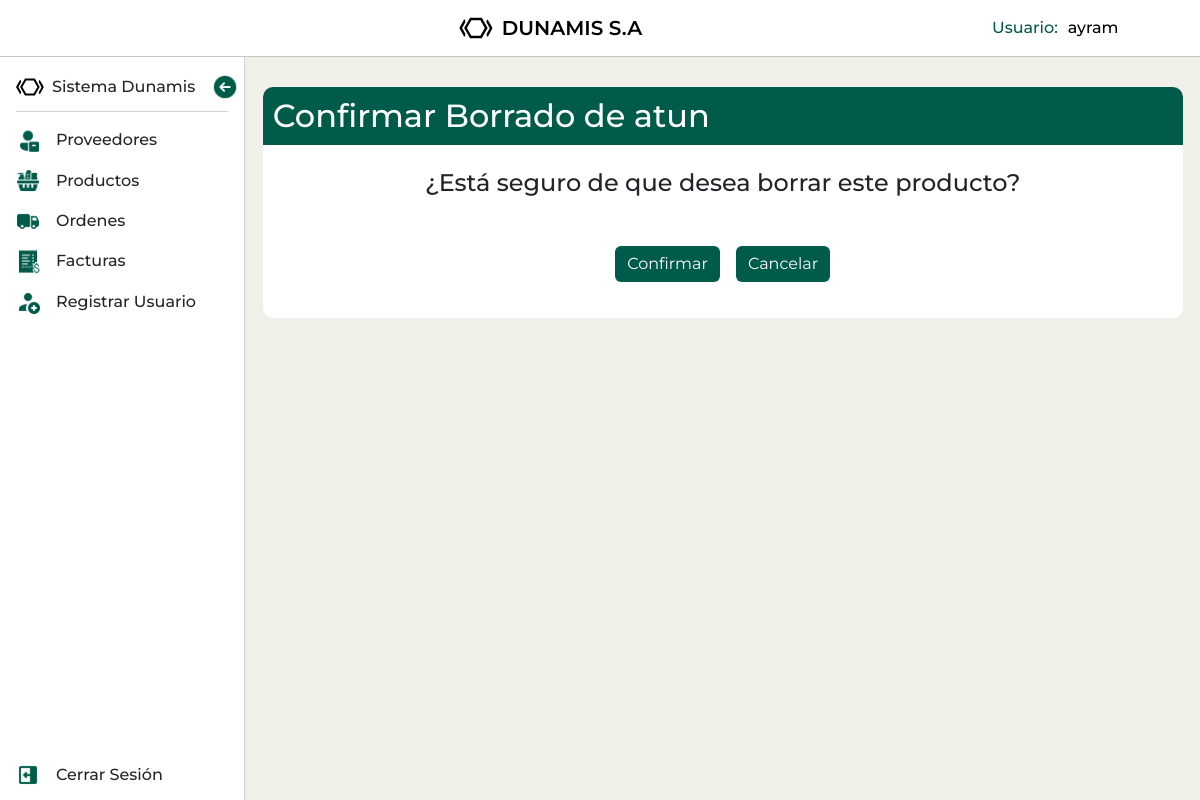
Page /productos/borrar/1/ (signed in) on the earlier database version.
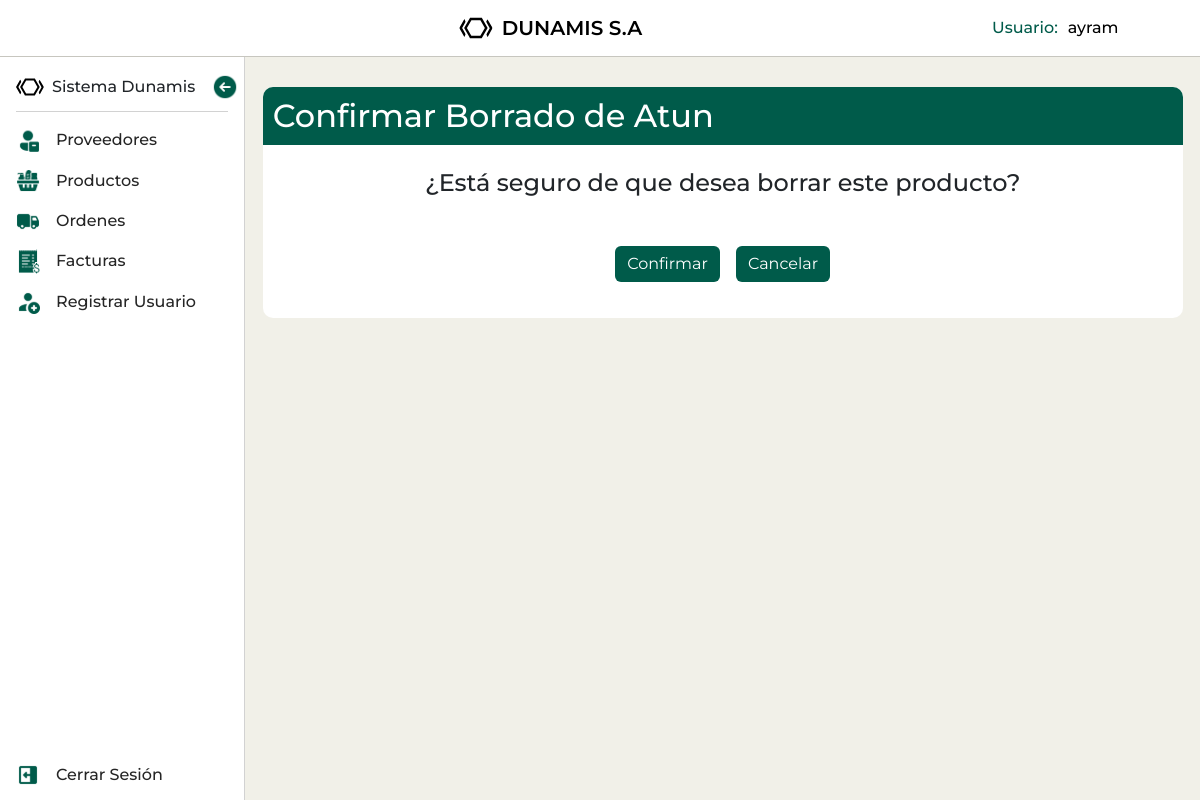
Same page on the later database version.
### mod_ventas/sub_mod_productos/models.py (models this page shows, shortened)
class Producto(models.Model):
    nombre = models.CharField(max_length=150)
    imagen = models.ImageField(upload_to='productos/', blank=True, null=True, default='productos/default.png')
    tipo_producto = models.ForeignKey(TipoProducto, on_delete=models.CASCADE, default=1)
    proveedor = models.ForeignKey(Proveedor, on_delete=models.CASCADE, default=1)
    precio_compra = models.FloatField(validators=[MinValueValidator(1)], default=0)
    precio_venta = models.FloatField(validators=[MinValueValidator(1)], default=0)
    codigo_lote = models.CharField(max_length=150, default='')
    stock = models.IntegerField(default=0)
    fecha_vencimiento = models.DateField(default=date.today)
    slug = models.SlugField(default='', null=False)
    activo = models.BooleanField(default=True)
    descripcion = models.TextField()

### mod_ventas/sub_mod_productos/views.py (the view, shortened to what this page needs)
# urls.py: path('borrar/<int:pk>/', ProductoDeleteView.as_view(), name='producto_borrar'),
class ProductoDeleteView(LoginRequiredMixin, DeleteView):
    model = Producto
    template_name = 'sub_mod_productos/producto_confirm_delete.html'
    success_url = reverse_lazy('producto_list')

### mod_ventas/sub_mod_productos/templates/sub_mod_productos/producto_confirm_delete.html (shortened to what this page needs)
{% extends "base.html" %}
{% block content %}
    <section class="confirm-delete-container">
      <h1 class="delete-header">Confirmar Borrado de {{ object.nombre }}</h1>
      <div class="p-3">
        <h4 class="text-center h4">¿Está seguro de que desea borrar este producto?</h4>
        <div class="d-flex justify-content-center gap-3 mt-5">
          <button form="f-delete" class="btn" type="submit">Confirmar</button>
          <a class="d-inline btn" href="{% url 'producto_list' %}">Cancelar</a>
        </div>
      </div>
    </section>
{% endblock %}

Differences in the rows shown:
changed Producto: nombre "atun" → "Atun"
